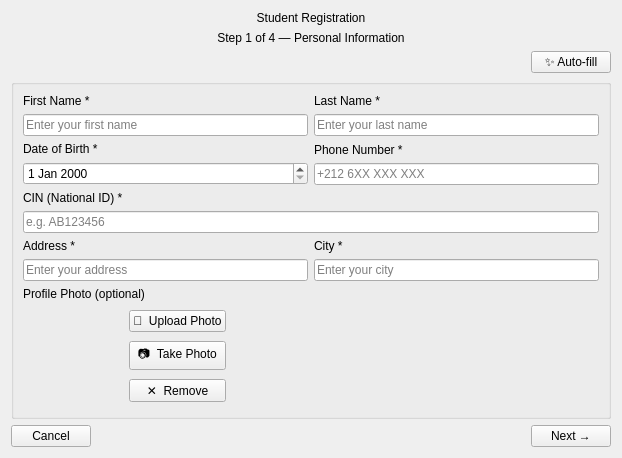
      <widget class="QWidget" name="pagePersonal">
       <layout class="QVBoxLayout" name="verticalLayout_2">
        <item>
         <widget class="QLabel" name="pageTitleStep1">
          <property name="text">
           <string>Student Registration</string>
          </property>
          <property name="alignment">
           <set>Qt::AlignmentFlag::AlignHCenter</set>
          </property>
         </widget>
        </item>
        <item>
         <widget class="QLabel" name="labelStep1Sub">
          <property name="text">
           <string>Step 1 of 4 — Personal Information</string>
          </property>
          <property name="alignment">
           <set>Qt::AlignmentFlag::AlignHCenter</set>
          </property>
         </widget>
        </item>
        <item alignment="Qt::AlignmentFlag::AlignRight">
         <widget class="QPushButton" name="btnAutomate">
          <property name="cursor">
           <cursorShape>PointingHandCursor</cursorShape>
          </property>
          <property name="text">
           <string>✨ Auto-fill</string>
          </property>
         </widget>
        </item>
        <item alignment="Qt::AlignmentFlag::AlignHCenter">
         <widget class="QGroupBox" name="groupPersonal">
          <property name="minimumSize">
           <size>
            <width>600</width>
            <height>0</height>
           </size>
          </property>
          <property name="maximumSize">
           <size>
            <width>800</width>
            <height>16777215</height>
           </size>
          </property>
          <property name="title">
           <string/>
          </property>
          <layout class="QVBoxLayout" name="verticalLayout_personalGroup">
           <item>
            <layout class="QHBoxLayout" name="nameRow">
             <item>
              <layout class="QVBoxLayout" name="firstNameCol">
               <item>
                <widget class="QLabel" name="labelFirstName">
                 <property name="text">
                  <string>First Name *</string>
                 </property>
                </widget>
               </item>
               <item>
                <widget class="QLineEdit" name="editFirstName">
                 <property name="placeholderText">
                  <string>Enter your first name</string>
                 </property>
                </widget>
               </item>
              </layout>
             </item>
             <item>
              <layout class="QVBoxLayout" name="lastNameCol">
               <item>
                <widget class="QLabel" name="labelLastName">
                 <property name="text">
                  <string>Last Name *</string>
                 </property>
                </widget>
               </item>
               <item>
                <widget class="QLineEdit" name="editLastName">
                 <property name="placeholderText">
                  <string>Enter your last name</string>
                 </property>
                </widget>
               </item>
              </layout>
             </item>
            </layout>
           </item>
           <item>
            <layout class="QHBoxLayout" name="dobPhoneRow">
             <item>
              <layout class="QVBoxLayout" name="dobCol">
               <item>
                <widget class="QLabel" name="labelDOB">
                 <property name="text">
                  <string>Date of Birth *</string>
                 </property>
                </widget>
               </item>
               <item>
                <widget class="QDateEdit" name="editDOB">
                 <property name="calendarPopup">
                  <bool>false</bool>
                 </property>
                 <property name="sizePolicy">
                  <sizepolicy hsizetype="Expanding" vsizetype="Fixed">
                   <horstretch>3</horstretch>
                   <verstretch>0</verstretch>
                  </sizepolicy>
                 </property>
                </widget>
               </item>
              </layout>
             </item>
             <item>
              <layout class="QVBoxLayout" name="phoneCol">
               <item>
                <widget class="QLabel" name="labelPhone">
                 <property name="text">
                  <string>Phone Number *</string>
                 </property>
                </widget>
               </item>
               <item>
                <widget class="QLineEdit" name="editPhone">
                 <property name="placeholderText">
                  <string>+212 6XX XXX XXX</string>
                 </property>
                </widget>
               </item>
              </layout>
             </item>
            </layout>
           </item>
           <item>
            <widget class="QLabel" name="labelCIN">
             <property name="text">
              <string>CIN (National ID) *</string>
             </property>
            </widget>
           </item>
           <item>
            <widget class="QLineEdit" name="editCIN">
             <property name="placeholderText">
              <string>e.g. AB123456</string>
             </property>
            </widget>
           </item>
           <item>
            <layout class="QHBoxLayout" name="addressCityRow">
             <item>
              <layout class="QVBoxLayout" name="addressCol">
               <item>
                <widget class="QLabel" name="labelAddress">
                 <property name="text">
                  <string>Address *</string>
                 </property>
                </widget>
               </item>
               <item>
                <widget class="QLineEdit" name="editAddress">
                 <property name="placeholderText">
                  <string>Enter your address</string>
                 </property>
                </widget>
               </item>
              </layout>
             </item>
             <item>
              <layout class="QVBoxLayout" name="cityCol">
               <item>
                <widget class="QLabel" name="labelCity">
                 <property name="text">
                  <string>City *</string>
                 </property>
                </widget>
               </item>
               <item>
                <widget class="QLineEdit" name="editCity">
                 <property name="placeholderText">
                  <string>Enter your city</string>
                 </property>
                </widget>
               </item>
              </layout>
             </item>
            </layout>
           </item>
           <item>
            <widget class="QLabel" name="labelPhotoSection">
             <property name="text">
              <string>Profile Photo (optional)</string>
             </property>
            </widget>
           </item>
           <item>
            <layout class="QHBoxLayout" name="photoRow">
             <item>
              <widget class="QLabel" name="lblPhotoPreview">
               <property name="minimumSize">
                <size>
                 <width>100</width>
                 <height>100</height>
                </size>
               </property>
               <property name="maximumSize">
                <size>
                 <width>100</width>
                 <height>100</height>
                </size>
               </property>
               <property name="text">
                <string/>
               </property>
               <property name="alignment">
                <set>Qt::AlignmentFlag::AlignCenter</set>
               </property>
               <property name="scaledContents">
                <bool>false</bool>
               </property>
              </widget>
             </item>
             <item>
              <layout class="QVBoxLayout" name="photoBtnsCol">
               <item>
                <widget class="QPushButton" name="btnUploadPhoto">
                 <property name="cursor">
                  <cursorShape>PointingHandCursor</cursorShape>
                 </property>
                 <property name="text">
                  <string>📁  Upload Photo</string>
                 </property>
                </widget>
               </item>
               <item>
                <widget class="QPushButton" name="btnTakePhotoReg">
                 <property name="cursor">
                  <cursorShape>PointingHandCursor</cursorShape>
                 </property>
                 <property name="text">
                  <string>📷  Take Photo</string>
                 </property>
                </widget>
               </item>
               <item>
                <widget class="QPushButton" name="btnRemovePhoto">
                 <property name="cursor">
                  <cursorShape>PointingHandCursor</cursorShape>
                 </property>
                 <property name="text">
                  <string>✕  Remove</string>
                 </property>
                 <property name="visible">
                  <bool>false</bool>
                 </property>
                </widget>
               </item>
              </layout>
             </item>
             <item>
              <spacer name="photoHSpacer">
               <property name="orientation">
                <enum>Qt::Orientation::Horizontal</enum>
               </property>
               <property name="sizeHint" stdset="0">
                <size>
                 <width>40</width>
                 <height>20</height>
                </size>
               </property>
              </spacer>
             </item>
            </layout>
           </item>
          </layout>
         </widget>
        </item>
        <item>
         <layout class="QHBoxLayout" name="personalButtons">
          <item>
           <widget class="QPushButton" name="btnCancel">
            <property name="cursor">
             <cursorShape>PointingHandCursor</cursorShape>
            </property>
            <property name="text">
             <string>Cancel</string>
            </property>
           </widget>
          </item>
          <item>
           <spacer name="horizontalSpacer2">
            <property name="orientation">
             <enum>Qt::Orientation::Horizontal</enum>
            </property>
            <property name="sizeHint" stdset="0">
             <size>
              <width>0</width>
              <height>0</height>
             </size>
            </property>
           </spacer>
          </item>
          <item>
           <widget class="QPushButton" name="btnNext1">
            <property name="cursor">
             <cursorShape>PointingHandCursor</cursorShape>
            </property>
            <property name="text">
             <string>Next →</string>
            </property>
           </widget>
          </item>
         </layout>
        </item>
       </layout>
      </widget>
